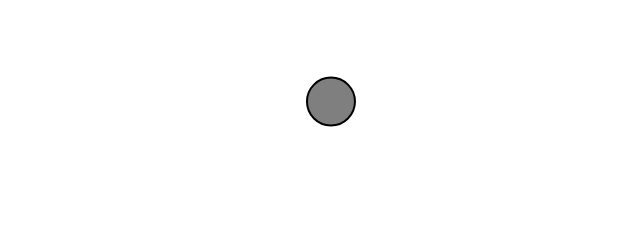
Frame 1 (no input)
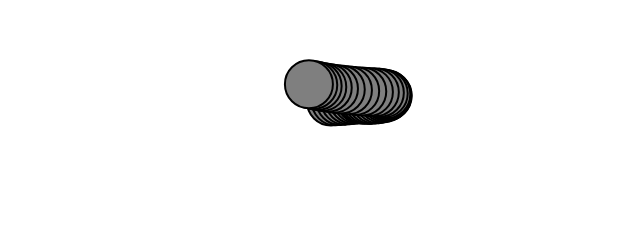
Frame 60 (no input)
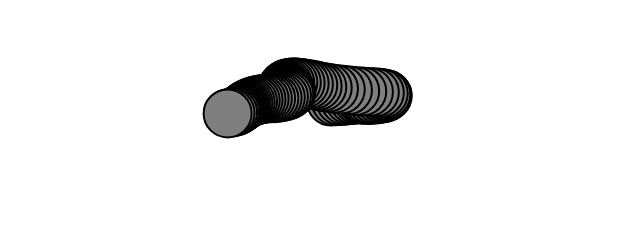
Frame 120 (the mouse pressed at the canvas centre since frame 60)

The p5.js sketch that drew these frames (run headless with seeded random() and noise() and a simulated clock; from frame 60 on, the mouse is pressed at the canvas centre):

// p5.js sketch
// ── sketch.js
// The Nature of Code
// Daniel Shiffman
// http://natureofcode.com

let walker;

function setup() {
  createCanvas(640, 240); // creating canvas of size 640 x 240
  walker = new Walker(); // creating an instance/object of class Walker
  background(255);
}

function draw() {
  walker.walk();
  walker.display();
}

class Walker {
  constructor() {
    this.position = createVector(width / 2, height / 2);
    // Perlin noise x and y offset
    this.noff = createVector(random(1000), random(1000));
  }

  display() {
    strokeWeight(2);
    fill(127);
    stroke(0);
    ellipse(this.position.x, this.position.y, 48, 48);
  }

  walk() {
    // Noise returns a value between 0 and 1
    this.position.x = map(noise(this.noff.x), 0, 1, 0, width);
    this.position.y = map(noise(this.noff.y), 0, 1, 0, height);
    this.noff.add(0.01, 0.01, 0);
  }
}
